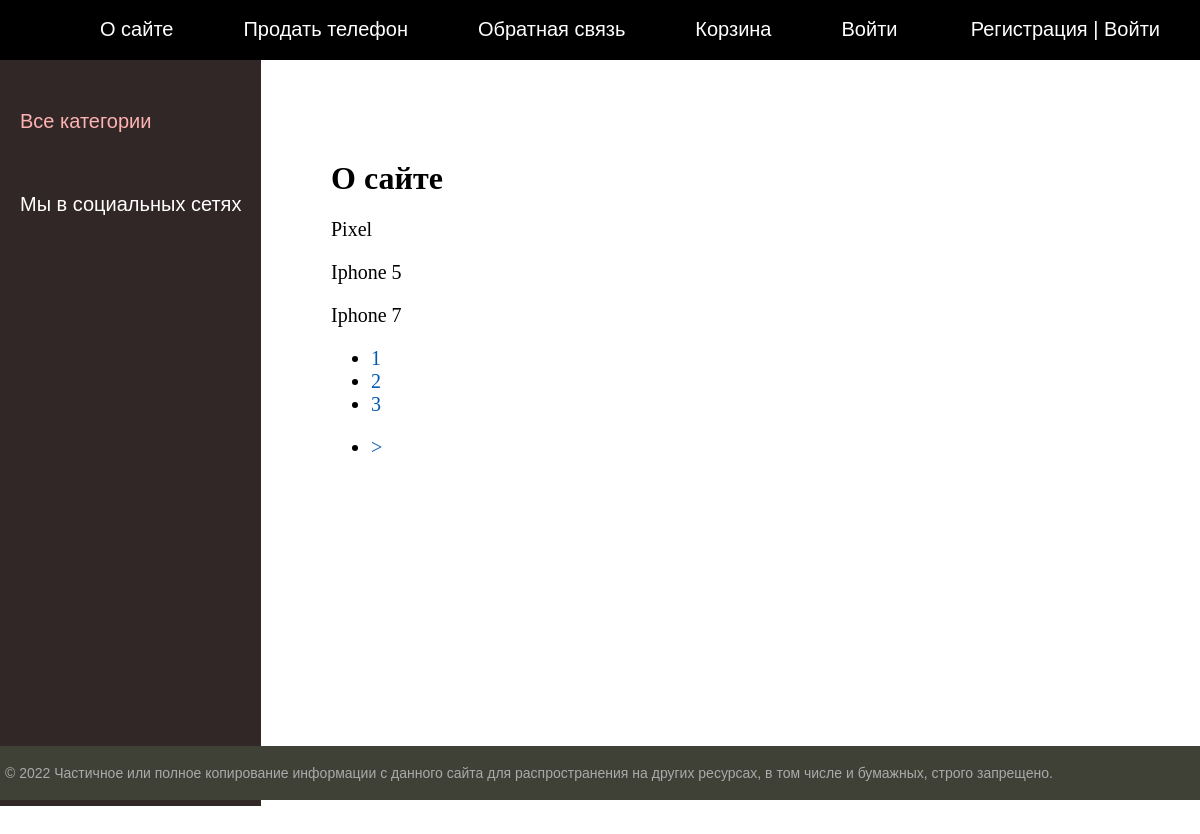
Page /home/phones/ on the committed database.
### Site/models.py (models this page shows, shortened)
class Phone(models.Model):
    title = models.CharField(max_length=255, verbose_name='Заголовок')
    slug = models.SlugField(max_length=255, unique=True, db_index=True, verbose_name='URL')
    caption = models.TextField(blank=True, verbose_name='Описание')
    photo = models.ImageField(upload_to='photos/%Y/%m/%d/')
    time_create = models.DateTimeField(auto_now_add=True)
    time_update = models.DateTimeField(auto_now=True)
    is_published = models.BooleanField(default=True, verbose_name='Публикация')
    cat = models.ForeignKey('Category', on_delete=models.PROTECT, null=True, verbose_name='Бренд')
    price = models.CharField(max_length=25, null=True, verbose_name='Цена')
    count = models.CharField(max_length=15, null=True, verbose_name='В налиичии')
    def __str__(self):
        return self.title
    class Meta:
        verbose_name = 'Смартфоны'
        verbose_name_plural = 'Смартфоны'
        ordering = ['id']

### Site/views.py (the view)
# urls.py: path('home/phones/', about, name='about'),
def about(request):
    contact_list = Phone.objects.all()
    paginator = Paginator(contact_list, 3)
    page_number = request.GET.get('page')
    page_obj = paginator.get_page(page_number)
    return render(request, 'Site/about.html', {'page_obj': page_obj, 'menu': menu, 'title': "О сайте"})

### Site/templates/Site/about.html
{% extends 'Site/base.html' %}
{% block content %}
    <h1>{{ title }}</h1>
    {% for contact in page_obj %}
        <p>{{ contact }}</p>
    {% endfor %}
    <nav>
        <ul>
            {% for p in page_obj.paginator.page_range %}
                <li>
                    <a href="?page{{ p }}">{{ p }}</a>
                </li>
            {% endfor %}
        </ul>
    </nav>
{% endblock %}

### Site/static/Site/css/styles.css (style rules this page uses)
html, body { font-family: 'Arial'; margin: 0; padding: 0; height: 100%; width: 100%; color: #444; }
a { color: #0059b2; text-decoration: none; }
.content-text h1 { font-size: 32px; }

### rows in the picture
Phone: title "Pixel"
Phone: title "Iphone 5"
Phone: title "Iphone 7"

### other values in the picture
{{ m.title }} "О сайте" "Продать телефон" "Обратная связь" "Корзина" "Войти"
{{ title }} "О сайте"
{{ p }} "1" "2" "3"
